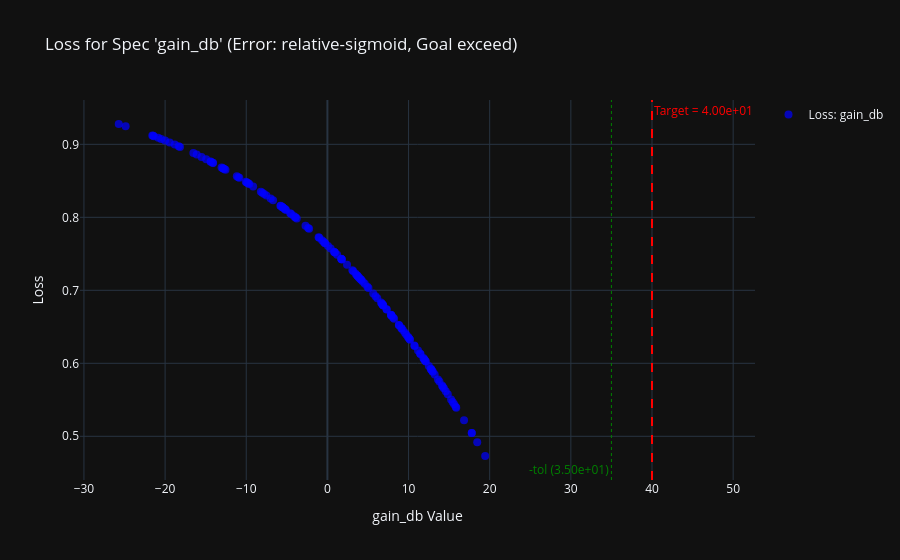
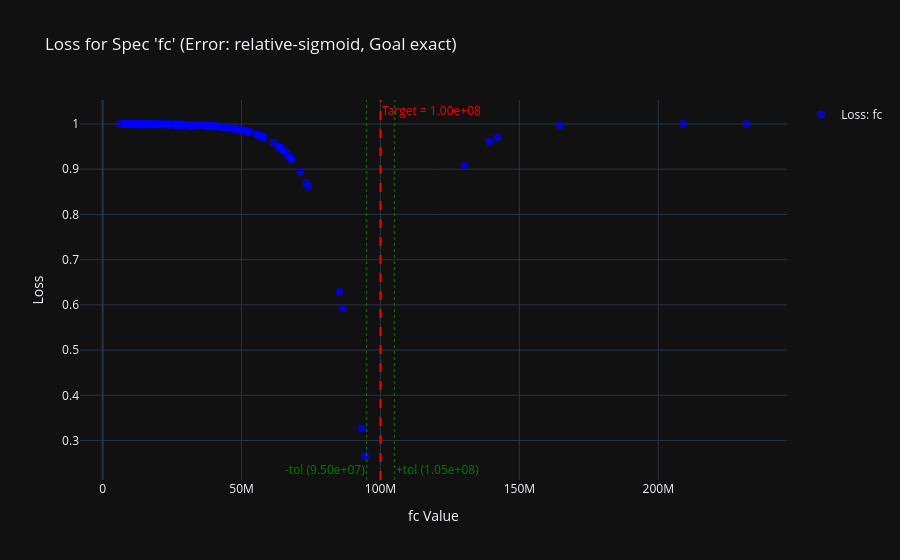

The notebook cell saved with these charts, in order:
### Code cell
circuit_optimizer.plot_loss_value_by_spec(spec_name="gain_db", show=True)
circuit_optimizer.plot_loss_value_by_spec(spec_name="fc", show=True)

### Figure 1 — Plotly figure (JSON) as saved in the notebook; plotly's stock layout.template omitted (floating-point values rounded to 4 significant figures; data arrays with more than 128 entries replaced by an {"elided": "..."} marker saying what was removed)
{"data": [{"marker": {"color": "blue", "opacity": 0.7, "size": 8, "symbol": "circle"}, "mode": "markers", "name": "Loss: gain_db", "type": "scatter", "x": {"elided": "150 float values"}, "y": {"elided": "150 float values"}}], "layout": {"annotations": [{"font": {"color": "red"}, "showarrow": false, "text": "Target = 4.00e+01", "x": 40, "xanchor": "left", "xref": "x", "y": 1, "yanchor": "top", "yref": "y domain"}, {"font": {"color": "green"}, "showarrow": false, "text": "-tol (3.50e+01)", "x": 35, "xanchor": "right", "xref": "x", "y": 0, "yanchor": "bottom", "yref": "y domain"}], "shapes": [{"line": {"color": "red", "dash": "dash", "width": 2}, "type": "line", "x0": 40, "x1": 40, "xref": "x", "y0": 0, "y1": 1, "yref": "y domain"}, {"line": {"color": "green", "dash": "dot", "width": 1}, "type": "line", "x0": 35, "x1": 35, "xref": "x", "y0": 0, "y1": 1, "yref": "y domain"}], "showlegend": true, "title": {"text": "Loss for Spec 'gain_db' (Error: relative-sigmoid, Goal exceed)"}, "xaxis": {"title": {"text": "gain_db Value"}}, "yaxis": {"title": {"text": "Loss"}}}}

### Figure 2 — Plotly figure (JSON) as saved in the notebook; plotly's stock layout.template omitted (floating-point values rounded to 4 significant figures; data arrays with more than 128 entries replaced by an {"elided": "..."} marker saying what was removed)
{"data": [{"marker": {"color": "blue", "opacity": 0.7, "size": 8, "symbol": "circle"}, "mode": "markers", "name": "Loss: fc", "type": "scatter", "x": {"elided": "150 float values"}, "y": {"elided": "150 float values"}}], "layout": {"annotations": [{"font": {"color": "red"}, "showarrow": false, "text": "Target = 1.00e+08", "x": 100000000, "xanchor": "left", "xref": "x", "y": 1, "yanchor": "top", "yref": "y domain"}, {"font": {"color": "green"}, "showarrow": false, "text": "-tol (9.50e+07)", "x": 95000000, "xanchor": "right", "xref": "x", "y": 0, "yanchor": "bottom", "yref": "y domain"}, {"font": {"color": "green"}, "showarrow": false, "text": "+tol (1.05e+08)", "x": 105000000, "xanchor": "left", "xref": "x", "y": 0, "yanchor": "bottom", "yref": "y domain"}], "shapes": [{"line": {"color": "red", "dash": "dash", "width": 2}, "type": "line", "x0": 100000000, "x1": 100000000, "xref": "x", "y0": 0, "y1": 1, "yref": "y domain"}, {"line": {"color": "green", "dash": "dot", "width": 1}, "type": "line", "x0": 95000000, "x1": 95000000, "xref": "x", "y0": 0, "y1": 1, "yref": "y domain"}, {"line": {"color": "green", "dash": "dot", "width": 1}, "type": "line", "x0": 105000000, "x1": 105000000, "xref": "x", "y0": 0, "y1": 1, "yref": "y domain"}], "showlegend": true, "title": {"text": "Loss for Spec 'fc' (Error: relative-sigmoid, Goal exact)"}, "xaxis": {"title": {"text": "fc Value"}}, "yaxis": {"title": {"text": "Loss"}}}}
